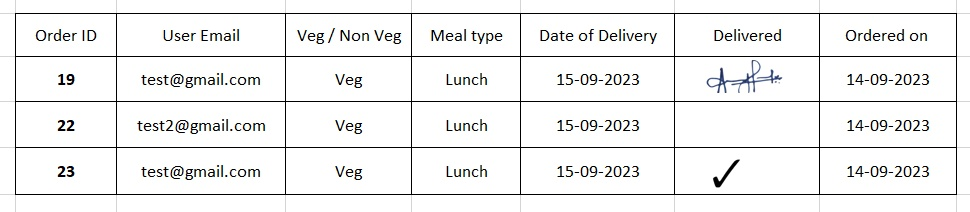
#> input picture images/0_original.jpg, 970 x 212 px
$ python -i TableLinesRemover.py   (imports and definitions only)
#> lines starting #> are read from the running program, lines starting #| are printed output that depends on the picture; after the words box and inside, x2 and y2 are one past the last pixel; in counts of white or black regions, pixels touching at a corner belong together
#> further down, picture is the input picture: shape (212, 970, 3); mean B, G, R 239.8, 240, 239.8
import cv2
import numpy as np

class TableLinesRemover:

    def __init__(self, image):
        self.image = image

    def execute(self):
        self.grayscale_image()
        self.store_process_image("0_grayscaled.jpg", self.grey)
        self.threshold_image()
        self.store_process_image("1_thresholded.jpg", self.thresholded_image)
        self.invert_image()
        self.store_process_image("2_inverted.jpg", self.inverted_image)
        self.erode_vertical_lines()
        self.store_process_image("3_erode_vertical_lines.jpg", self.vertical_lines_eroded_image)
        self.erode_horizontal_lines()
        self.store_process_image("4_erode_horizontal_lines.jpg", self.horizontal_lines_eroded_image)
        self.combine_eroded_images()
        self.store_process_image("5_combined_eroded_images.jpg", self.combined_image)
        self.dilate_combined_image_to_make_lines_thicker()
        self.store_process_image("6_dilated_combined_image.jpg", self.combined_image_dilated)
        self.subtract_combined_and_dilated_image_from_original_image()
        self.store_process_image("7_image_without_lines.jpg", self.image_without_lines)
        # self.remove_noise_with_erode_and_dilate()
        # self.store_process_image("8_image_without_lines_noise_removed.jpg", self.image_without_lines_noise_removed)
        return self.image_without_lines

    def grayscale_image(self):
        self.grey = cv2.cvtColor(self.image, cv2.COLOR_BGR2GRAY)

    def threshold_image(self):
        self.thresholded_image = cv2.threshold(self.grey, 127, 255, cv2.THRESH_BINARY)[1]
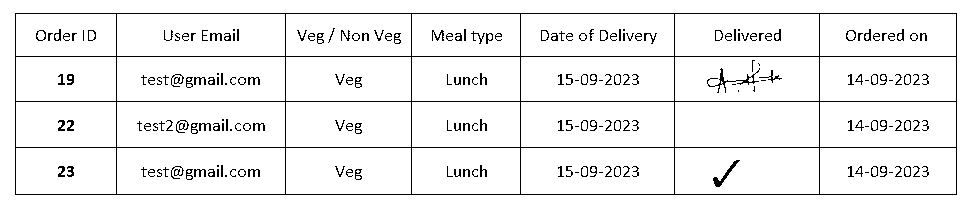
#> self.thresholded_image: shape (212, 970); 94.1% white; black in thin lines or dots, all inside (x1, y1, x2, y2) = (15, 13, 957, 195)

    def invert_image(self):
        self.inverted_image = cv2.bitwise_not(self.thresholded_image)

    def erode_vertical_lines(self):
        hor = np.array([[1,1,1,1,1,1]])
        self.vertical_lines_eroded_image = cv2.erode(self.inverted_image, hor, iterations=10)
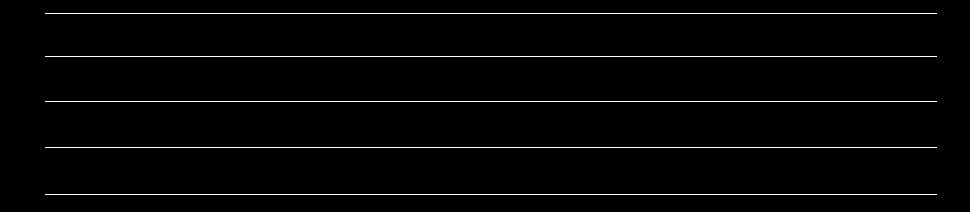
#> self.vertical_lines_eroded_image: shape (212, 970); 2.2% white in thin lines or dots, all inside (x1, y1, x2, y2) = (45, 13, 937, 195)
        self.vertical_lines_eroded_image = cv2.dilate(self.vertical_lines_eroded_image, hor, iterations=10)
#> self.vertical_lines_eroded_image: shape (212, 970); 2.3% white in thin lines or dots, all inside (x1, y1, x2, y2) = (25, 13, 967, 195)

    def erode_horizontal_lines(self):
        ver = np.array([[1],
               [1],
               [1],
               [1],
               [1],
               [1],
               [1]])
        self.horizontal_lines_eroded_image = cv2.erode(self.inverted_image, ver, iterations=10)
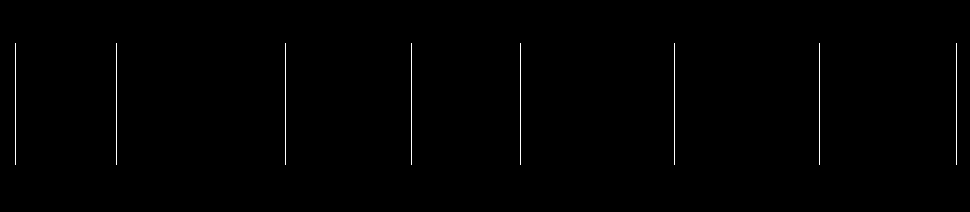
#> self.horizontal_lines_eroded_image: shape (212, 970); 0.47% white in thin lines or dots, all inside (x1, y1, x2, y2) = (15, 43, 957, 165)
        self.horizontal_lines_eroded_image = cv2.dilate(self.horizontal_lines_eroded_image, ver, iterations=10)
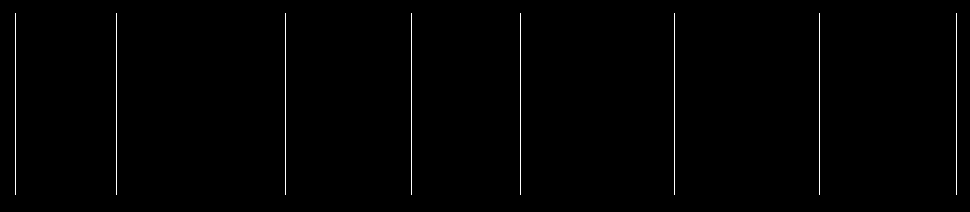
#> self.horizontal_lines_eroded_image: shape (212, 970); 0.71% white in thin lines or dots, all inside (x1, y1, x2, y2) = (15, 13, 957, 195)

    def combine_eroded_images(self):
        self.combined_image = cv2.add(self.vertical_lines_eroded_image, self.horizontal_lines_eroded_image)
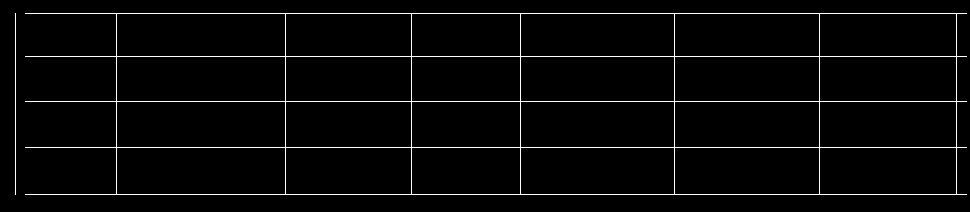
#> self.combined_image: shape (212, 970); 3% white in thin lines or dots, all inside (x1, y1, x2, y2) = (15, 13, 967, 195)

    def dilate_combined_image_to_make_lines_thicker(self):
        kernel = cv2.getStructuringElement(cv2.MORPH_RECT, (2, 2))
        self.combined_image_dilated = cv2.dilate(self.combined_image, kernel, iterations=5)
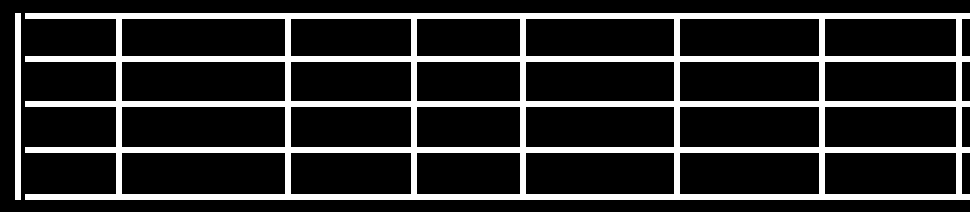
#> self.combined_image_dilated: shape (212, 970); 17.5% white; 2 white regions, box (x1, y1, x2, y2) and area: (25, 13, 970, 200) 34944, (15, 13, 21, 200) 1122

    def subtract_combined_and_dilated_image_from_original_image(self):
        self.image_without_lines = cv2.subtract(self.inverted_image, self.combined_image_dilated)
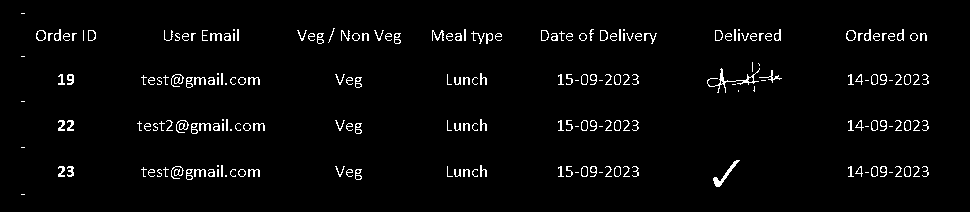
#> self.image_without_lines: shape (212, 970); 2.9% white in thin lines or dots, all inside (x1, y1, x2, y2) = (21, 13, 929, 195)

    def remove_noise_with_erode_and_dilate(self):
        kernel = cv2.getStructuringElement(cv2.MORPH_RECT, (2, 2))
        self.image_without_lines_noise_removed = cv2.erode(self.image_without_lines, kernel, iterations=1)
        self.image_without_lines_noise_removed = cv2.dilate(self.image_without_lines_noise_removed, kernel, iterations=1)

    def store_process_image(self, file_name, image):
        path = "./images2/" + file_name
        cv2.imwrite(path, image)

>>> import cv2
>>> picture = cv2.imread('images/0_original.jpg')
>>> result = TableLinesRemover(picture).execute()

$ run again, on images/10_perspective_corrected.jpg
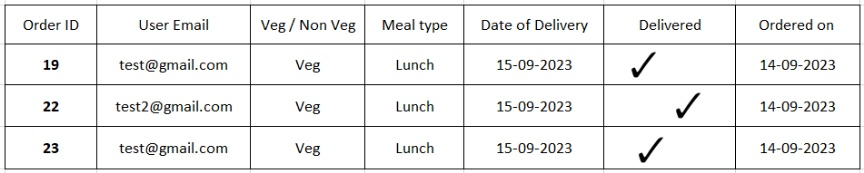
#> input picture images/10_perspective_corrected.jpg, 864 x 173 px
#> picture is the input picture: shape (173, 864, 3); mean B, G, R 238, 238.3, 238.1
#> in threshold_image, `self.thresholded_image = cv2.threshold(self.grey, 127, 255, cv2.THRESH..`:
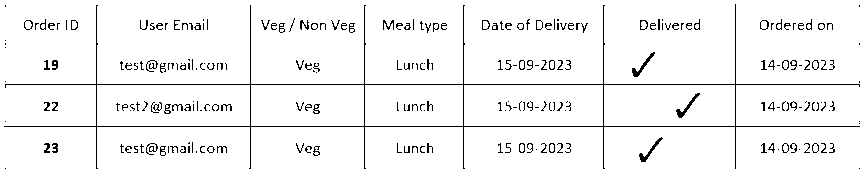
#> self.thresholded_image: shape (173, 864); 95.2% white; black in thin lines or dots
#> self.inverted_image: shape (173, 864); 4.8% white in thin lines or dots
#> self.combined_image: shape (173, 864); 1.8% white in thin lines or dots
#> self.combined_image_dilated: shape (173, 864); 10.6% white; 1 white region, box (x1, y1, x2, y2) and area: (14, 4, 864, 173) 15816
#> in subtract_combined_and_dilated_image_from_original_image, `self.image_without_lines = cv2.subtract(self.inverted_image, self.comb..`:
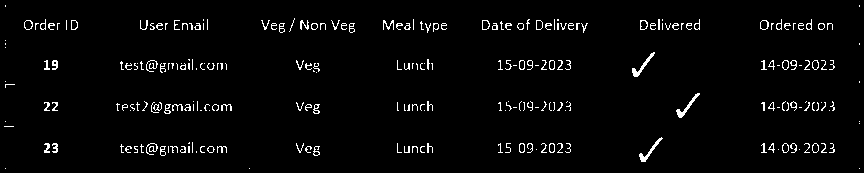
#> self.image_without_lines: shape (173, 864); 3.1% white in thin lines or dots

$ run again, on images/11_perspective_corrected_with_padding.jpg
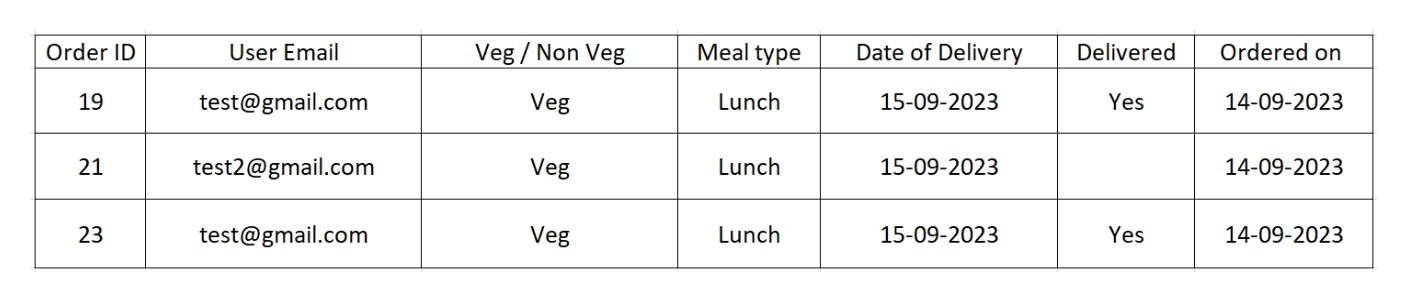
#> input picture images/11_perspective_corrected_with_padding.jpg, 1407 x 302 px
#> picture is the input picture: shape (302, 1407, 3); mean B, G, R 242.9, 243.1, 243
#> in threshold_image, `self.thresholded_image = cv2.threshold(self.grey, 127, 255, cv2.THRESH..`:
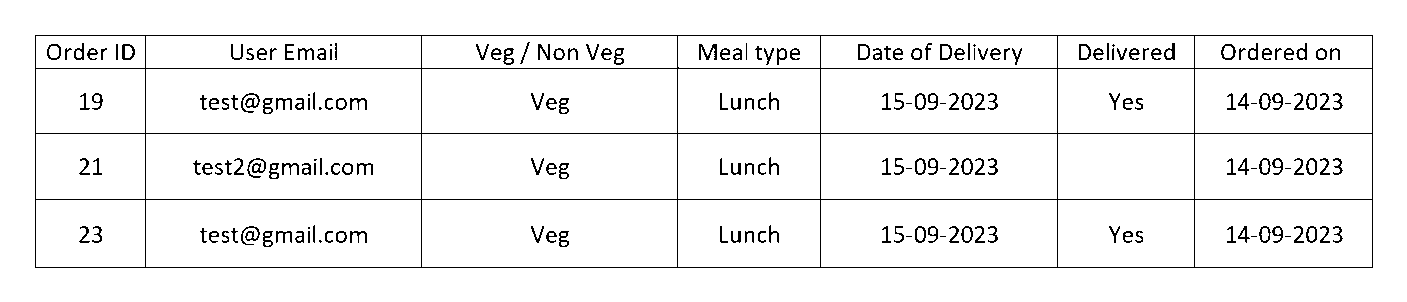
#> self.thresholded_image: shape (302, 1407); 95.2% white; black in thin lines or dots, all inside (x1, y1, x2, y2) = (35, 35, 1373, 268)
#> self.combined_image: shape (302, 1407); 2% white in thin lines or dots, all inside (x1, y1, x2, y2) = (35, 35, 1383, 268)
#> self.combined_image_dilated: shape (302, 1407); 11.9% white; 2 white regions, box (x1, y1, x2, y2) and area: (45, 35, 1388, 273) 49026, (35, 35, 41, 273) 1428
#> in subtract_combined_and_dilated_image_from_original_image, `self.image_without_lines = cv2.subtract(self.inverted_image, self.comb..`:
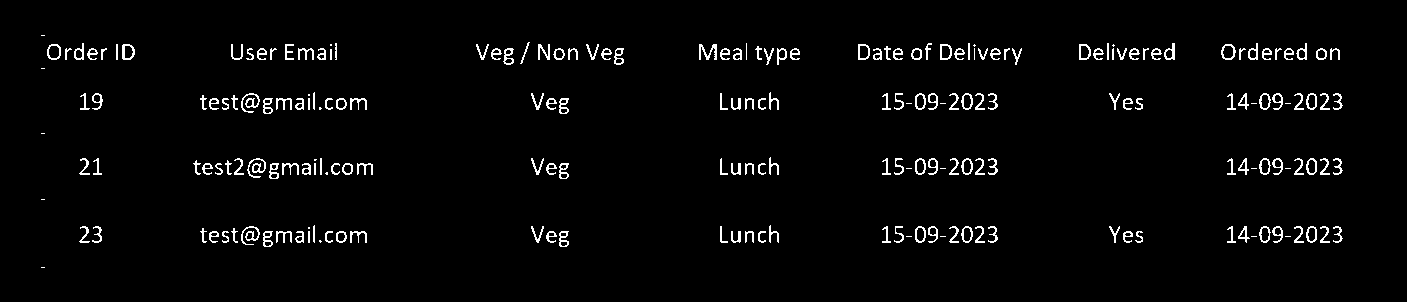
#> self.image_without_lines: shape (302, 1407); 2.8% white in thin lines or dots, all inside (x1, y1, x2, y2) = (41, 35, 1343, 268)
